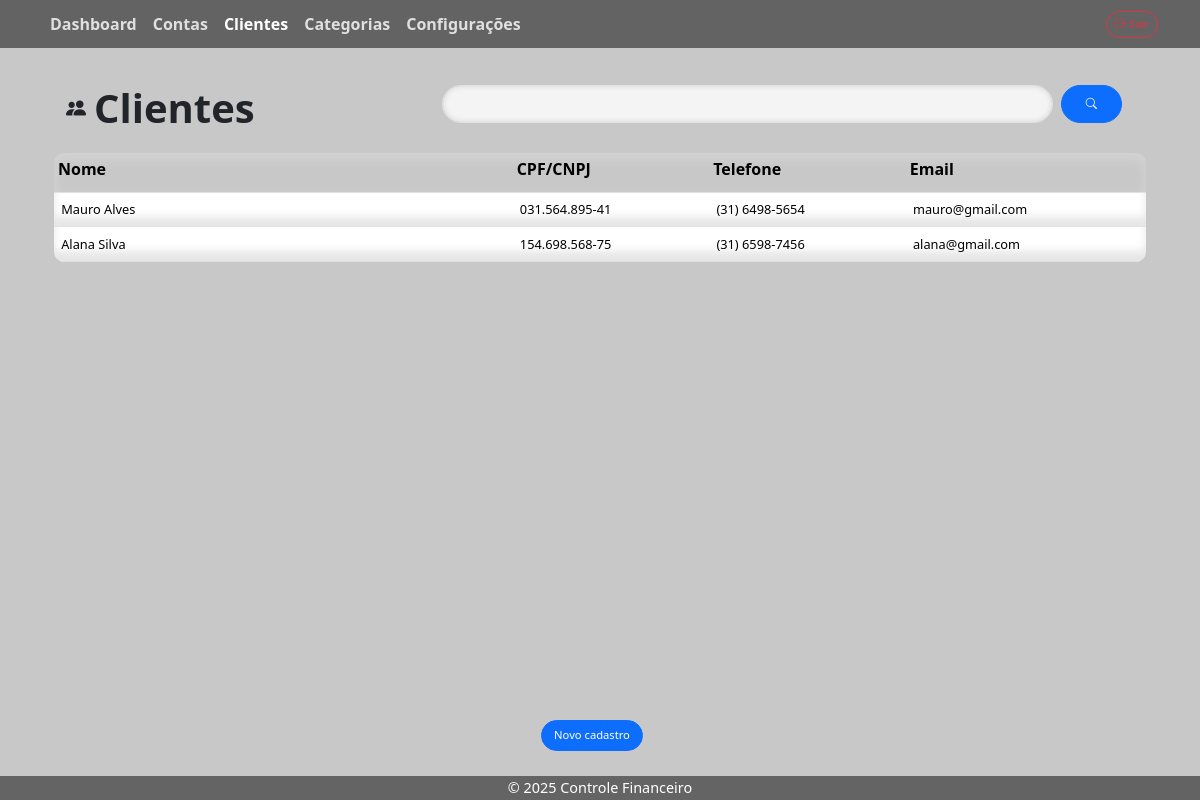
The app's page /clientes/ (signed in), older data.
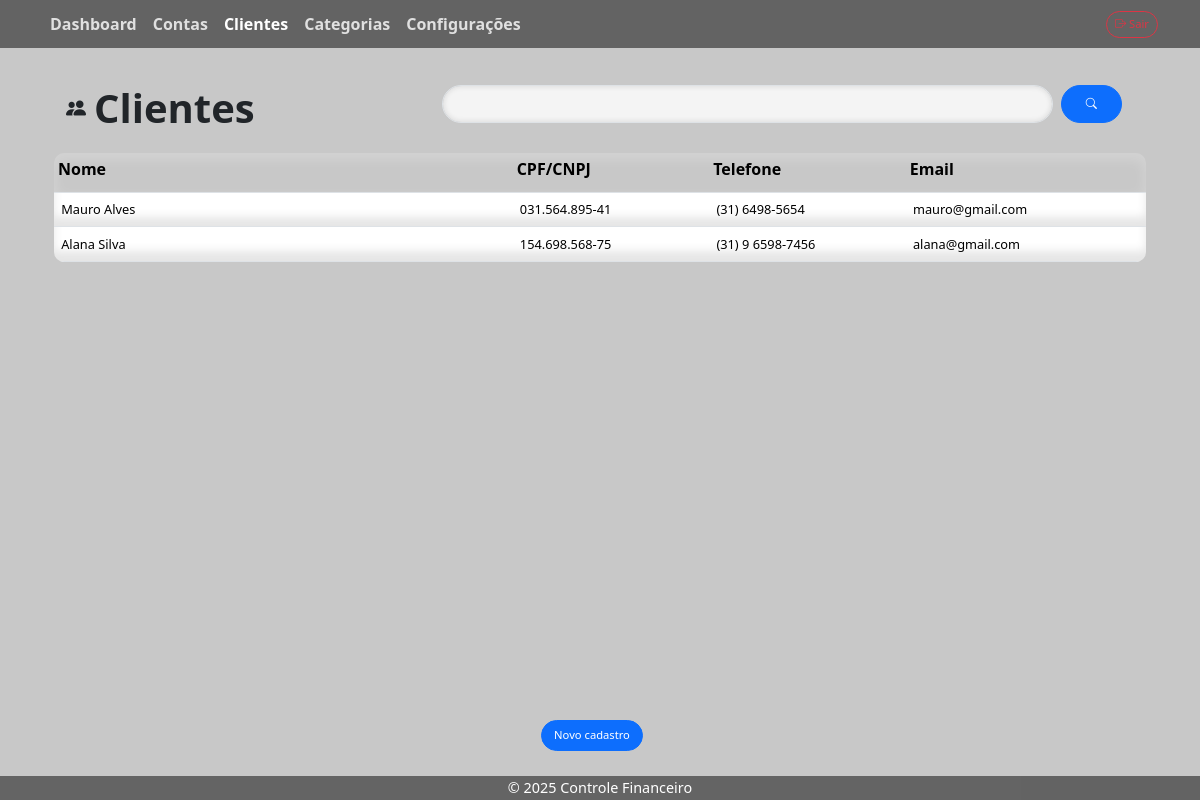
The same page, newer data.
### clientes/models.py (models this page shows, shortened)
class Cliente(models.Model):
    nome = models.CharField(max_length=100)
    cpf_cnpj = models.CharField(max_length=20)
    telefone = models.CharField(max_length=20, blank=True)
    email = models.EmailField(blank=True)
    ativo = models.BooleanField(default=True)

### clientes/views.py (the view, shortened to what this page needs)
# urls.py: path('', cliente_list, name='cliente_list'),
@login_required()
def cliente_list(request):
    clientes_qs = Cliente.objects.all()
    cliente_filter = ClienteFilter(request.GET, queryset=clientes_qs)
    for cliente in cliente_filter.qs:
        cliente.cpf_cnpj = formatar_documento(cliente.cpf_cnpj)
        cliente.telefone = formatar_telefone(cliente.telefone)
    form = ClienteForm()
    if request.method == 'GET':
        return render(request, 'clientes/cliente_list.html', {
            'clientes': cliente_filter.qs,
            'form': form,
            'filter': cliente_filter,
        })

### clientes/forms.py
class ClienteForm(forms.ModelForm):
    class Meta:
        model = Cliente
        exclude = ['ativo']
        fields = '__all__'

### clientes/views.py (called while the page is built)
def formatar_documento(id):
    id = ''.join(filter(str.isdigit, id))
    if len(id) == 11:
        return f"{id[:3]}.{id[3:6]}.{id[6:9]}-{id[9:]}"
    elif len(id) == 14:
        return f"{id[:2]}.{id[2:5]}.{id[5:8]}/{id[8:12]}-{id[12:]}"
    return id

def formatar_telefone(numero: str) -> str:
    numero = ''.join(filter(str.isdigit, numero))
    if len(numero) == 10:
        return f"({numero[:2]}) {numero[2:6]}-{numero[6:]}"
    elif len(numero) == 11:
        return f"({numero[:2]}) {numero[2:3]} {numero[3:7]}-{numero[7:]}"
    return numero

### configuracoes/context_processors.py (called while the page is built)
def tema_context(request):
    try:
        config = Configuracao.objects.first()
        return {'tema': config.tema if config else 'light'}
    except:
        return {'tema': 'light'}

### contas/templatetags/contas_extras.py (called while the page is built)
@register.inclusion_tag("partials/ordenar_th.html")
def ordenar_th(label, field, order_by, order):
    return {
        "label": label,
        "field": field,
        "order_by": order_by,
        "order": order,
    }

### clientes/templates/clientes/cliente_list.html (shortened to what this page needs)
{% extends 'content_base.html' %}
{% block modulo %}<i class="bi bi-people-fill fs-5 me-2"></i>Clientes{% endblock %}
{% block form %}
    {% include 'clientes/cliente_form.html' %}
{% endblock %}
{% block filter %}
    {% include 'contas_filter.html' %}
{% endblock %}
{% block table %}
<div id="table">
    <div id="thead">
        <table class="table">
            <colgroup>
                <col style="width: 42%;">
                <col style="width: 18%;">
                <col style="width: 18%;">
                <col style="width: 22%;">
            </colgroup>
            <thead>
                <tr>
                    {% load contas_extras %}
                    {% ordenar_th "Nome" "nome" order_by order %}
                    {% ordenar_th "CPF/CNPJ" "cpf_cnpj" order_by order %}
                    {% ordenar_th "Telefone" "telefone" order_by order %}
                    {% ordenar_th "Email" "email" order_by order %}
                </tr>
            </thead>
        </table>
    </div>
    <div id="tbody">
        <table class="table">
            <colgroup>
                <col style="width: 42%;">
                <col style="width: 18%;">
                <col style="width: 18%;">
                <col style="width: 22%;">
            </colgroup>
            <tbody>
                {% for cliente in filter.qs %}
                    {% if cliente.ativo %}
                    <tr id="{{ cliente.id }}" onclick="select('{{ cliente.id }}')">
                        <td><p>{{ cliente.nome }}</p></td>
                        <td><p>{{ cliente.cpf_cnpj }}</p></td>
                        <td><p>{{ cliente.telefone }}</p></td>
                        <td><p>{{ cliente.email }}</p></td>
                    </tr>
                    {% endif %}
                    {% empty %}
                    <tr>
                        <td colspan="7" class="text-center">Nenhum resultado encontrado.</td>
                    </tr>
                {% endfor %}
            </tbody>
        </table>
    </div>
</div>
{% endblock %}

Row changes from the older to the newer data that the page shows:
changed Cliente "Alana Silva": telefone "(31) 6598-7456" → "(31) 9 6598-7456"
